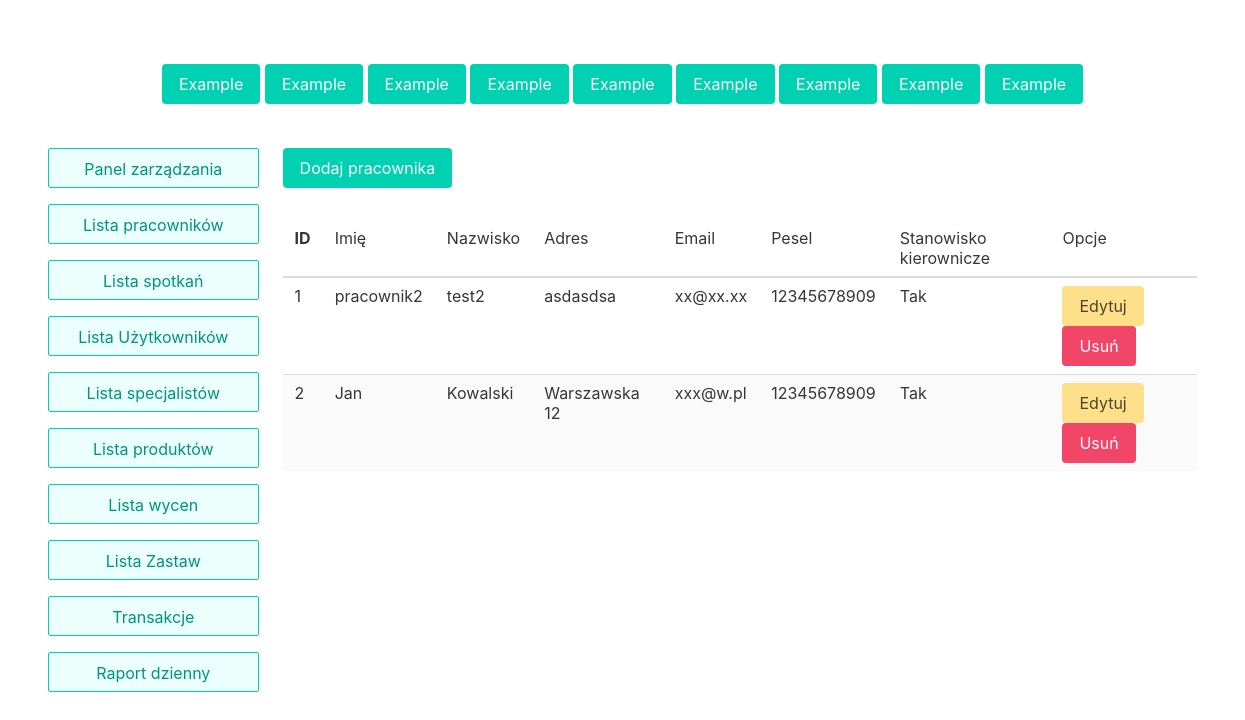
Page /employee_table on the earlier database version.
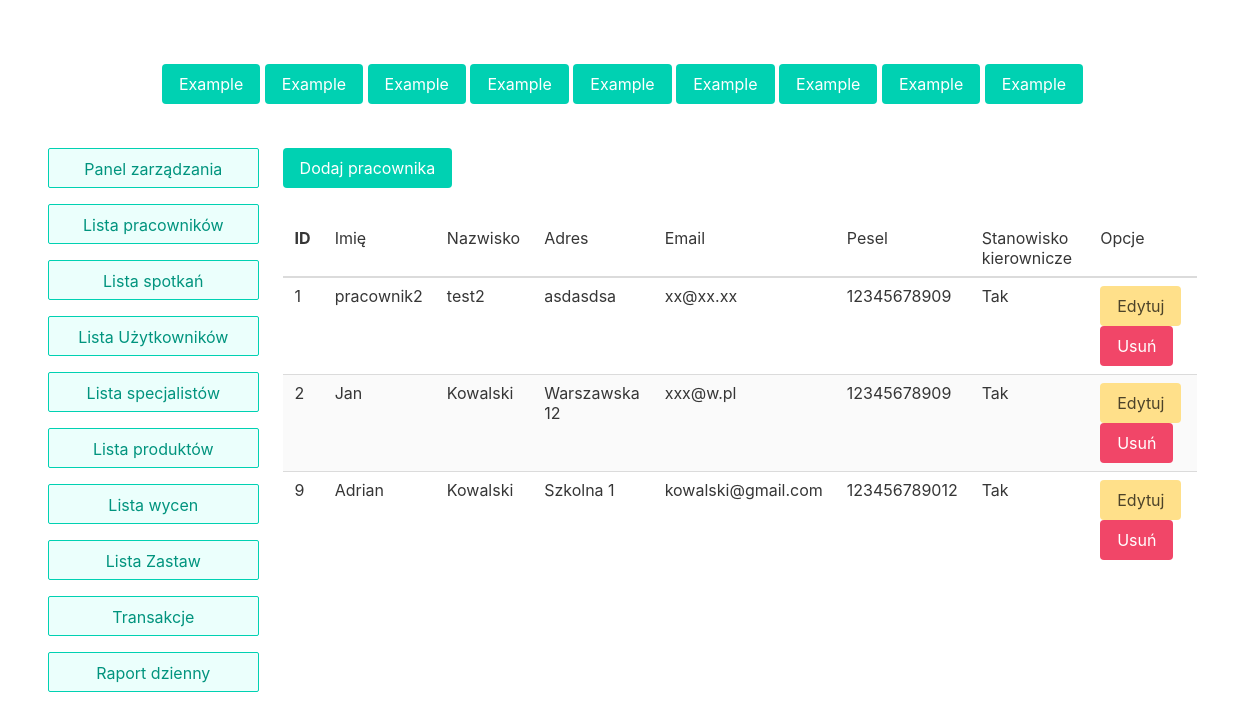
Same page on the later database version.
### lombard/models.py (models this page shows, shortened)
class User(models.Model):
    name = models.CharField(max_length=255)
    surname = models.CharField(max_length=255)
    address = models.CharField(max_length=255)
    email = models.CharField(max_length=255)

### lombard/views.py (the view, shortened to what this page needs)
# urls.py: path('employee_table', views.EmployeeTable.as_view(), name='employee_table'),
class EmployeeTable(View):
    def get(self, request):
        employees = list()
        for employee in Employee.objects.all():
            employee_dict = model_to_dict(employee)
            employee_dict['user'] = model_to_dict(User.objects.get(id=employee_dict['user']))
            employees.append(employee_dict)
        context = {
            'employees': employees
        }
        return render(request, 'employee_table.html', context)

### templates/employee_table.html (shortened to what this page needs)
{% extends 'main_page.html' %}
{% block content %}
<a href="employee_add" class=" button is-primary my-4">Dodaj pracownika</a>
<table class="table is-striped is-fullwidth">
    <thead>
        <tr>
            <th>ID</th>
            <td>Imię</td>
            <td>Nazwisko</td>
            <td>Adres</td>
            <td>Email</td>
            <td>Pesel</td>
            <td>Stanowisko kierownicze</td>
            <td>Opcje</td>
        </tr>
    </thead>
    <tbody>
    {% for employee in employees %}
        <tr>
            <td>{{employee.id}}</td>
            <td>{{employee.user.name}}</td>
            <td>{{employee.user.surname}}</td>
            <td>{{employee.user.address}}</td>
            <td>{{employee.user.email}}</td>
            <td>{{employee.pesel}}</td>
            <td>{% if employee.is_boss == True %}Tak{% else %}Nie{% endif %}</td>
            <td><button type="submit" form="form" name="edit" value="{{employee.id}}" class="button is-warning">Edytuj</button>
            <button type="submit" form="form" name="delete" value="{{employee.id}}" class="button is-danger">Usuń</button></td>
        </tr>
    {% endfor %}
    </tbody>
</table>
{% endblock %}

Differences in the rows shown:
added User: user.name "Adrian", user.surname "Kowalski", user.address "Szkolna 1", user.email "kowalski@gmail.com"
Other differences:
new list line: "9 123456789012 Tak Edytuj Usuń"
